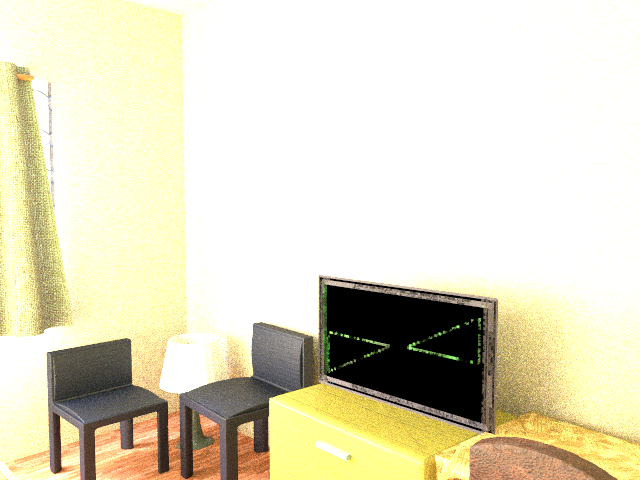
#> input picture Labs/LabExam-1B/Q1.png, 640 x 480 px
$ python -i Segmentation.py   (imports and definitions only)
#> lines starting #> are read from the running program, lines starting #| are printed output that depends on the picture
import numpy as np
from scipy import ndimage
from sklearn.cluster import KMeans

# [58 lines left out: functions otsu_threshold, region_growing, not called in this run]

def watershed_segmentation(image):
    """Implement watershed segmentation."""
    # Calculate gradient magnitude
    gradient_x = ndimage.sobel(image, axis=0)
    gradient_y = ndimage.sobel(image, axis=1)
    gradient = np.sqrt(gradient_x**2 + gradient_y**2)

    # Find local minima
    local_min = ndimage.minimum_filter(gradient, size=3) == gradient
    markers, num_features = ndimage.label(local_min)

    # Watershed transform
    watershed = ndimage.watershed_ift(gradient.astype(np.uint8), markers)

    return watershed

# [51 lines left out: functions kmeans_segmentation, adaptive_threshold, multi_otsu_threshold, not called in this run]

>>> import cv2
>>> picture = cv2.imread('../Q1.png', cv2.IMREAD_GRAYSCALE)
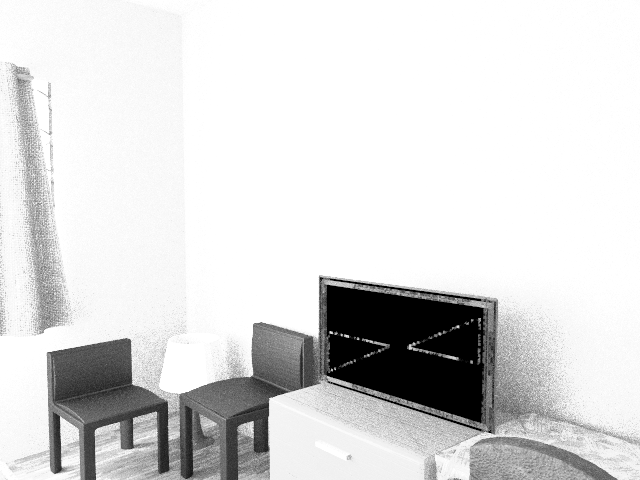
#> picture: shape (480, 640); min 0, max 255, mean 218.1
>>> result = watershed_segmentation(picture)
#> in watershed_segmentation, `gradient_x = ndimage.sobel(image, axis=0)`:
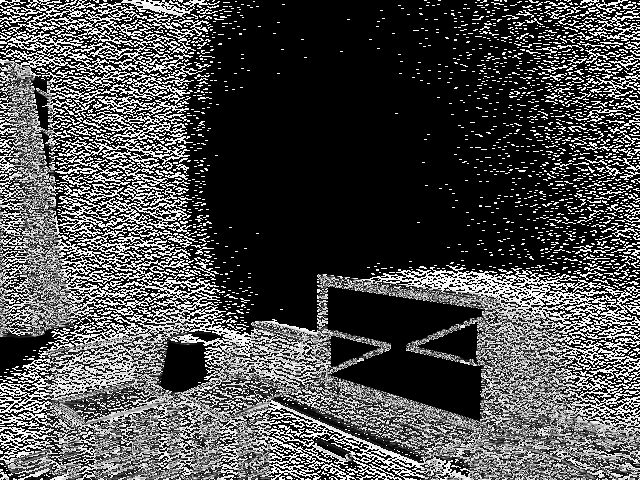
#> gradient_x: shape (480, 640); min 0, max 255, mean 76.6
#> in watershed_segmentation, `gradient_y = ndimage.sobel(image, axis=1)`:
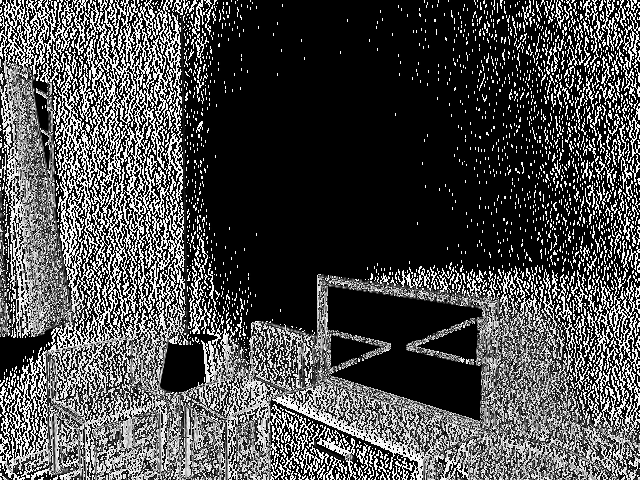
#> gradient_y: shape (480, 640); min 0, max 255, mean 75.4
#> in watershed_segmentation, `gradient = np.sqrt(gradient_x**2 + gradient_y**2)`:
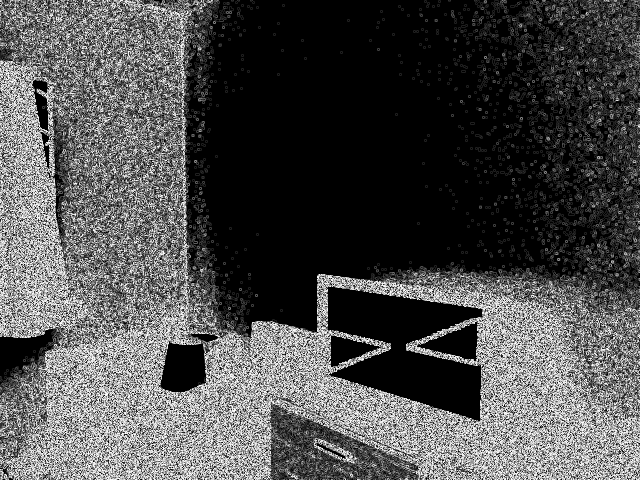
#> gradient: shape (480, 640) float16; min 0, max 15.81, mean 4.85; drawn with min black and max white
#> (the run stopped early here; a loop or call above may not have finished)

$ run again, on Labs/LabExam-1B/Q2.png
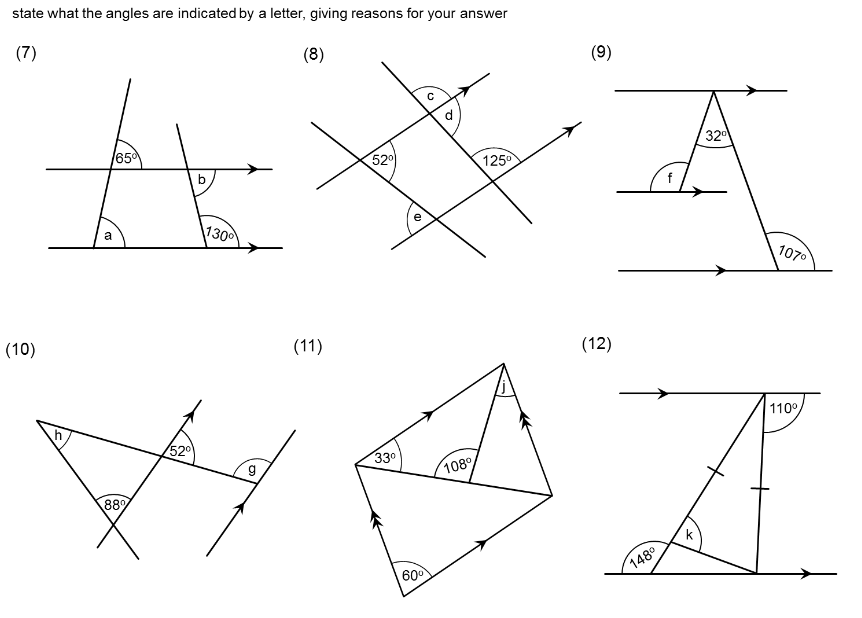
#> input picture Labs/LabExam-1B/Q2.png, 862 x 618 px
#> picture is the input picture: shape (618, 862); min 0, max 255, mean 248.6
#> in watershed_segmentation, `gradient_y = ndimage.sobel(image, axis=1)`:
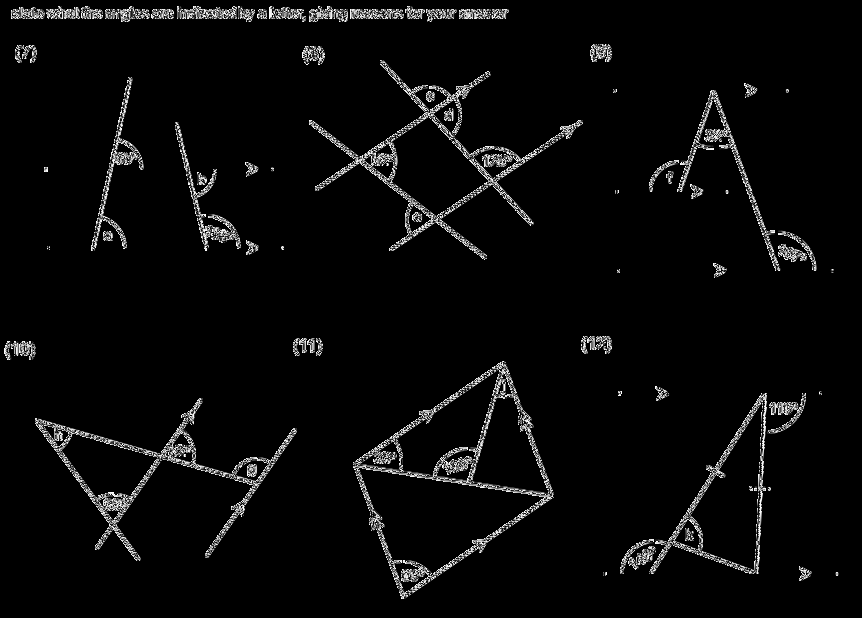
#> gradient_y: shape (618, 862); min 0, max 255, mean 9.3
#> in watershed_segmentation, `gradient = np.sqrt(gradient_x**2 + gradient_y**2)`:
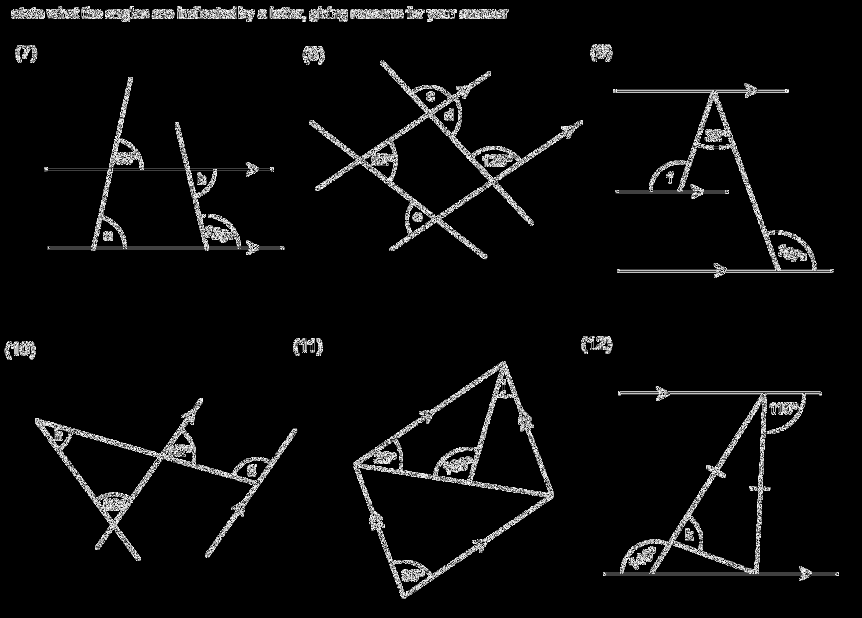
#> gradient: shape (618, 862) float16; min 0, max 15.81, mean 0.77; drawn with min black and max white

$ run again, on Labs/LabExam-1B/Q3.png
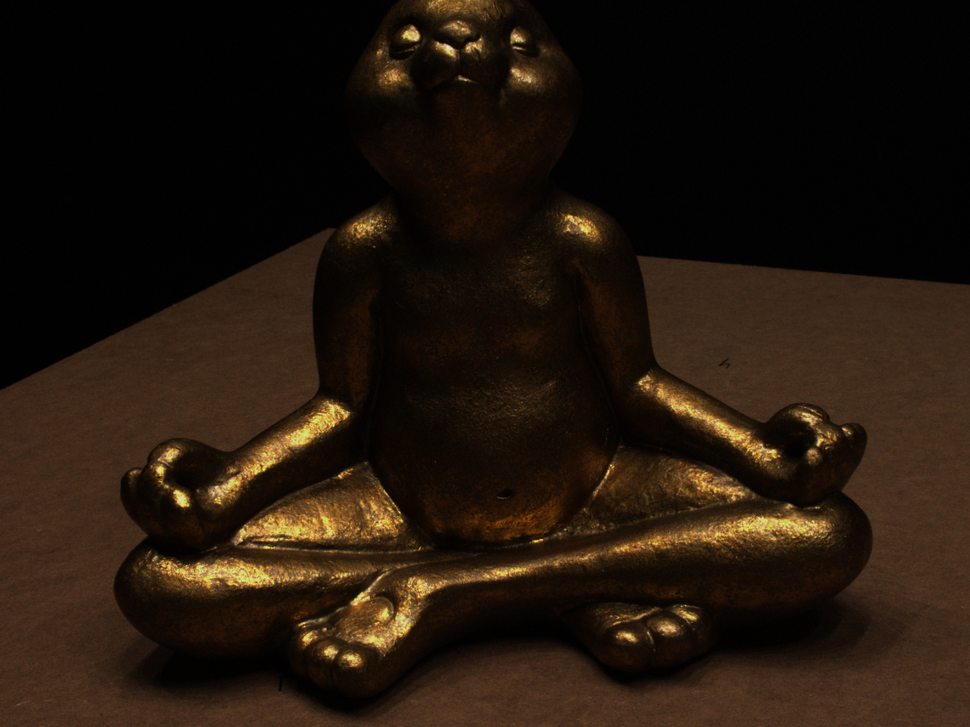
#> input picture Labs/LabExam-1B/Q3.png, 970 x 727 px, shrunk from 1600 x 1200 before the run
#> in watershed_segmentation, `gradient_y = ndimage.sobel(image, axis=1)`:
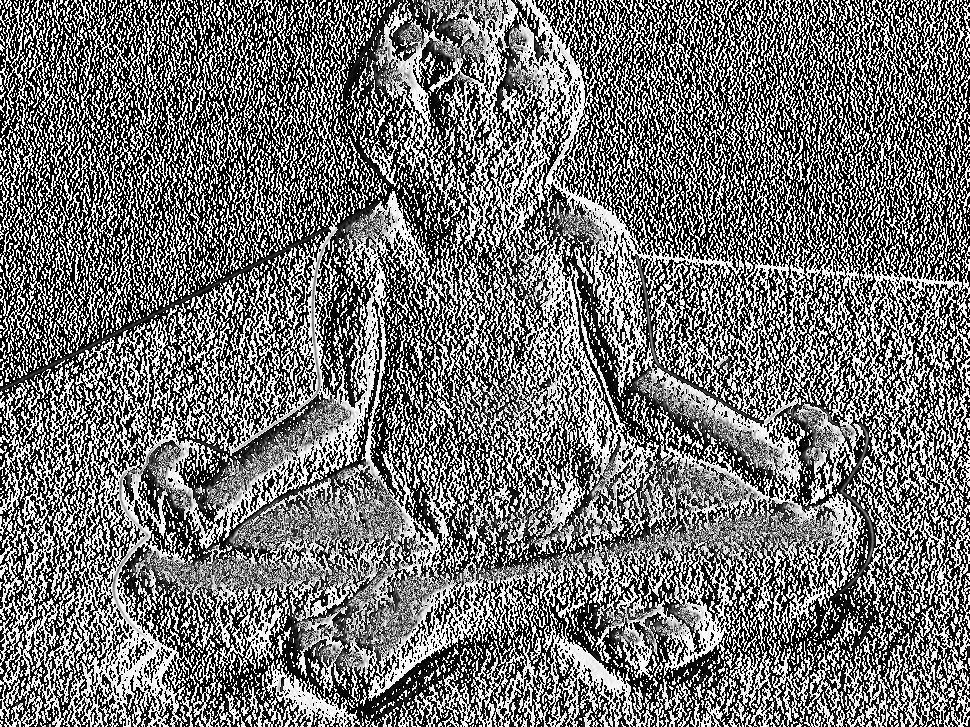
#> gradient_y: shape (727, 970); min 0, max 255, mean 115.2
#> in watershed_segmentation, `gradient = np.sqrt(gradient_x**2 + gradient_y**2)`:
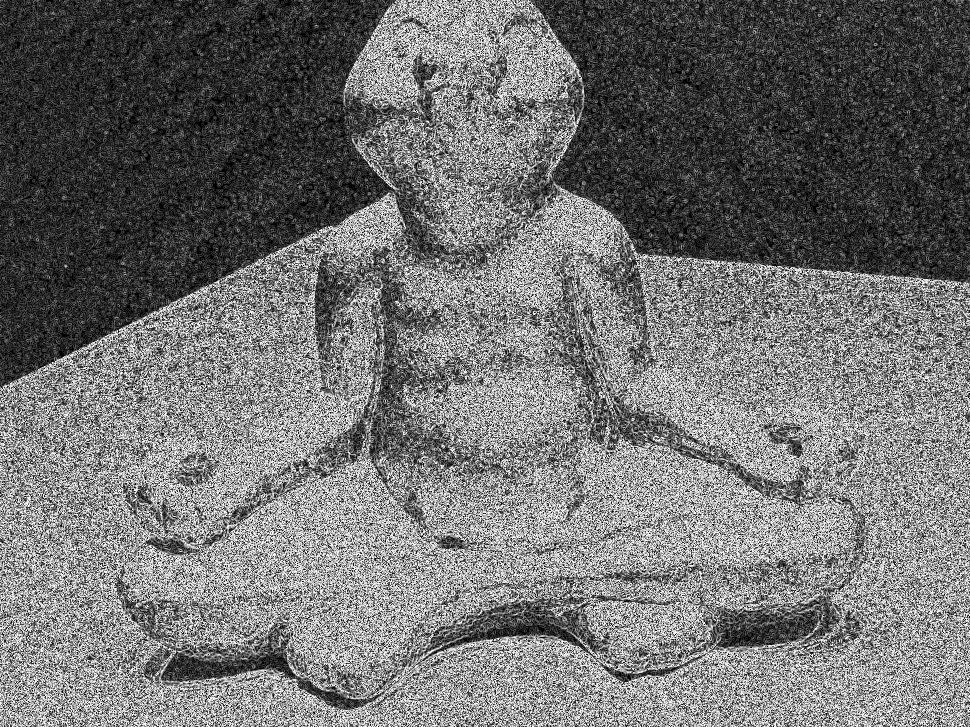
#> gradient: shape (727, 970) float16; min 0, max 15.81, mean 7.06; drawn with min black and max white

$ run again, on Labs/LabExam-1B/Q3-Explain.png
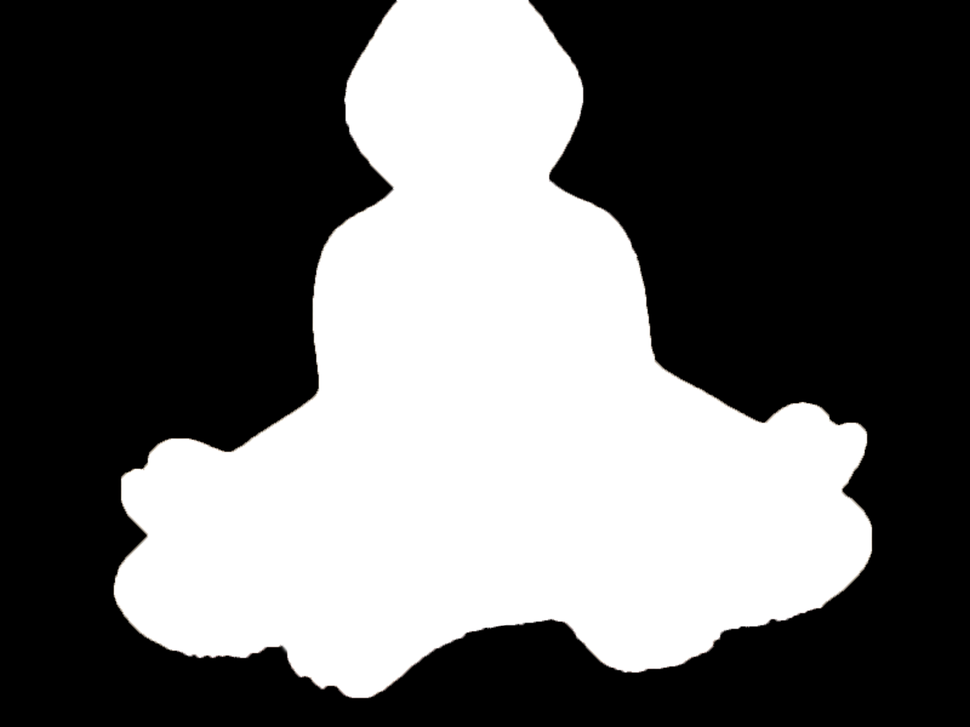
#> input picture Labs/LabExam-1B/Q3-Explain.png, 970 x 727 px, shrunk from 1600 x 1200 before the run
#> in watershed_segmentation, `gradient_y = ndimage.sobel(image, axis=1)`:
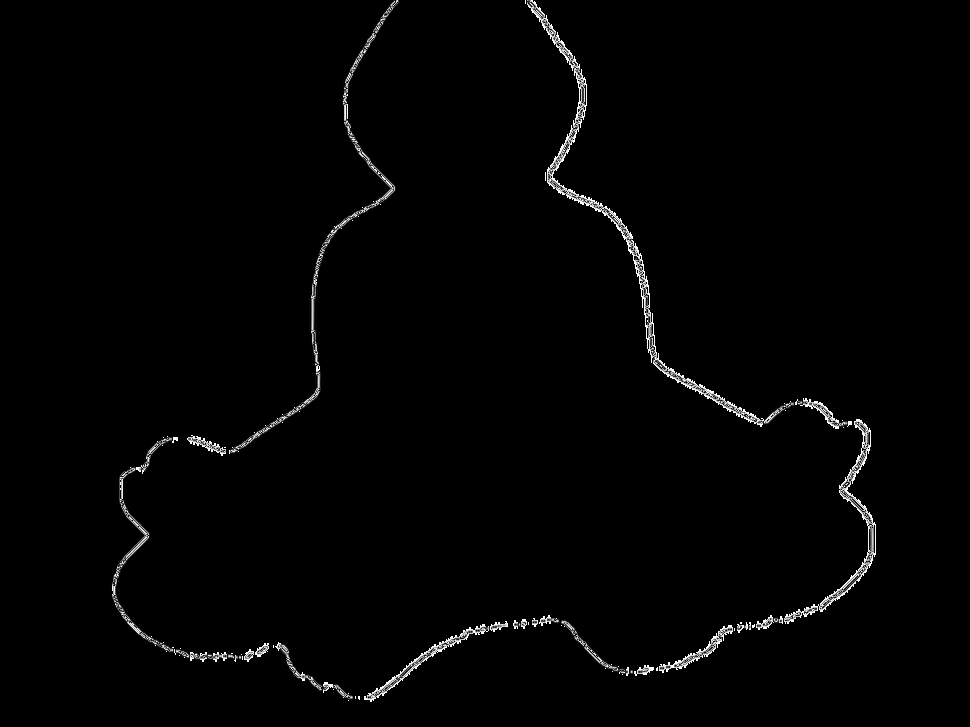
#> gradient_y: shape (727, 970); min 0, max 255, mean 3.4
#> in watershed_segmentation, `gradient = np.sqrt(gradient_x**2 + gradient_y**2)`:
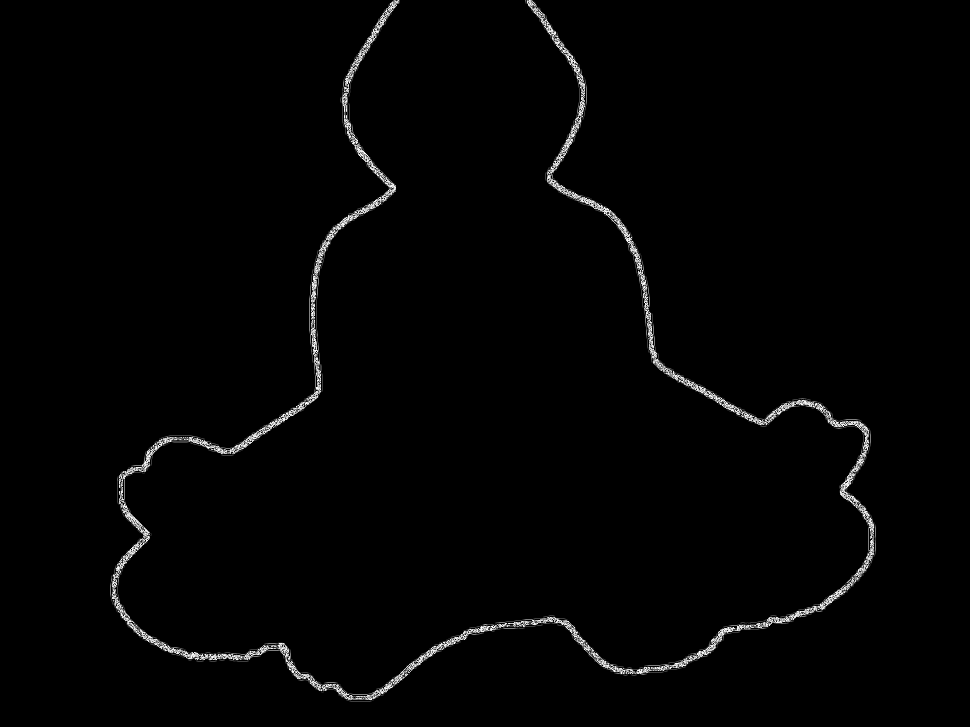
#> gradient: shape (727, 970) float16; min 0, max 15.81, mean 0.221; drawn with min black and max white
